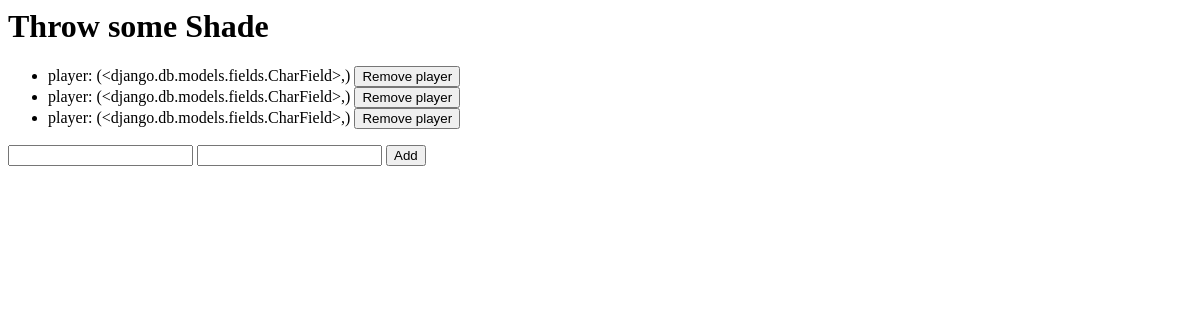
Before: /getAllPlayers/ with the older database file.
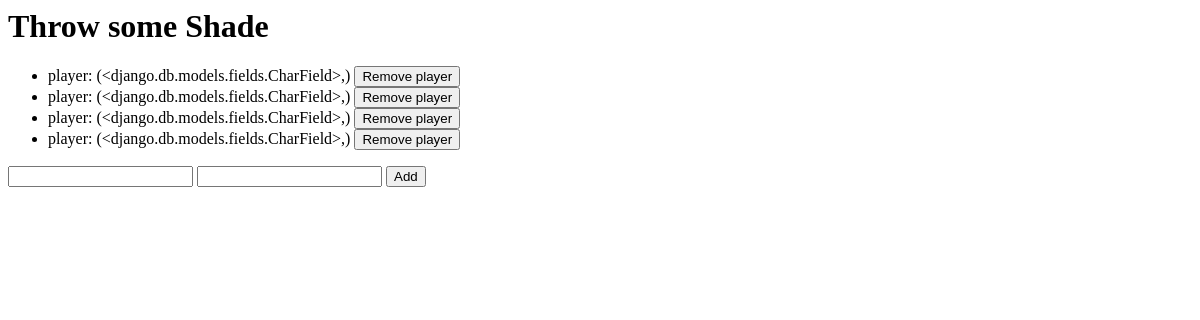
After: the same page with the newer database file.
### GameManager/models.py (models this page shows)
class Player(models.Model):
	playerName= models.CharField(max_length=16, unique=True),
	owner = models.ForeignKey(User,related_name="Player", on_delete=models.CASCADE, null=True)

### GameManager/views.py (the view)
# urls.py: path('getAllPlayers/',getAllPlayers)
def getAllPlayers(request):
	allPlayers = Player.objects.all();
	return render(request,'AllPlayers.html',{'allPlayers':allPlayers})

### Templates/AllPlayers.html
<h1> Throw some Shade </h1>
<ul>
	{% for player in allPlayers%}
	<li> player: {{player.playerName}}
		<form action="/removePlayer/{{player.id}}" style="display:inline"method="post">{% csrf_token %}
			<input type="submit" value="Remove player"/>
		</form>
	</li>
	{% endfor %}
</ul>
<form action="/createPlayer/" method="post">{% csrf_token %}
	<input type="text" name="playerName"/>
	<input type="text" name="what"/>
	<input type="submit" value="Add"/>
</form>

Changed rows visible on the page:
added Player: playerName "(<django.db.models.fields.CharField>,)"
